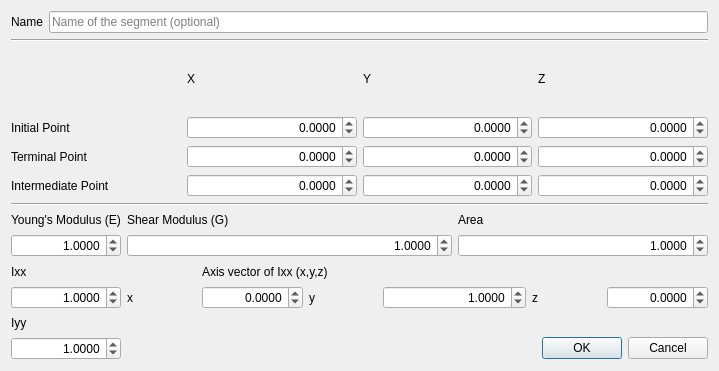
<?xml version="1.0" encoding="UTF-8"?>
<ui version="4.0">
 <class>Dialog</class>
 <widget class="QDialog" name="Dialog">
  <property name="geometry">
   <rect>
    <x>0</x>
    <y>0</y>
    <width>719</width>
    <height>371</height>
   </rect>
  </property>
  <property name="windowTitle">
   <string>Dialog</string>
  </property>
  <layout class="QGridLayout" name="gridLayout_3">
   <item row="0" column="0">
    <widget class="QLabel" name="label_14">
     <property name="text">
      <string>Name</string>
     </property>
    </widget>
   </item>
   <item row="0" column="1">
    <widget class="QLineEdit" name="lineEdit">
     <property name="placeholderText">
      <string>Name of the segment (optional)</string>
     </property>
    </widget>
   </item>
   <item row="1" column="0" colspan="2">
    <widget class="Line" name="line">
     <property name="orientation">
      <enum>Qt::Horizontal</enum>
     </property>
    </widget>
   </item>
   <item row="2" column="0" colspan="2">
    <layout class="QGridLayout" name="gridLayout">
     <item row="0" column="1">
      <widget class="QLabel" name="label_13">
       <property name="text">
        <string>X</string>
       </property>
      </widget>
     </item>
     <item row="0" column="2">
      <widget class="QLabel" name="label_11">
       <property name="text">
        <string>Y</string>
       </property>
      </widget>
     </item>
     <item row="0" column="3">
      <widget class="QLabel" name="label_12">
       <property name="text">
        <string>Z</string>
       </property>
      </widget>
     </item>
     <item row="1" column="0">
      <widget class="QLabel" name="label_2">
       <property name="text">
        <string>Initial Point</string>
       </property>
      </widget>
     </item>
     <item row="1" column="1">
      <widget class="QDoubleSpinBox" name="p1x">
       <property name="statusTip">
        <string extracomment="x"/>
       </property>
       <property name="whatsThis">
        <string extracomment="x"/>
       </property>
       <property name="accessibleName">
        <string extracomment="x"/>
       </property>
       <property name="alignment">
        <set>Qt::AlignRight|Qt::AlignTrailing|Qt::AlignVCenter</set>
       </property>
       <property name="decimals">
        <number>4</number>
       </property>
       <property name="minimum">
        <double>-1000000.000000000000000</double>
       </property>
       <property name="maximum">
        <double>1000000.000000000000000</double>
       </property>
       <property name="singleStep">
        <double>1.000000000000000</double>
       </property>
      </widget>
     </item>
     <item row="1" column="2">
      <widget class="QDoubleSpinBox" name="p1y">
       <property name="alignment">
        <set>Qt::AlignRight|Qt::AlignTrailing|Qt::AlignVCenter</set>
       </property>
       <property name="decimals">
        <number>4</number>
       </property>
       <property name="minimum">
        <double>-1000000.000000000000000</double>
       </property>
       <property name="maximum">
        <double>1000000.000000000000000</double>
       </property>
       <property name="singleStep">
        <double>1.000000000000000</double>
       </property>
      </widget>
     </item>
     <item row="1" column="3">
      <widget class="QDoubleSpinBox" name="p1z">
       <property name="alignment">
        <set>Qt::AlignRight|Qt::AlignTrailing|Qt::AlignVCenter</set>
       </property>
       <property name="decimals">
        <number>4</number>
       </property>
       <property name="minimum">
        <double>-1000000.000000000000000</double>
       </property>
       <property name="maximum">
        <double>1000000.000000000000000</double>
       </property>
       <property name="singleStep">
        <double>1.000000000000000</double>
       </property>
      </widget>
     </item>
     <item row="2" column="0">
      <widget class="QLabel" name="label_3">
       <property name="text">
        <string>Terminal Point</string>
       </property>
      </widget>
     </item>
     <item row="2" column="1">
      <widget class="QDoubleSpinBox" name="p2x">
       <property name="alignment">
        <set>Qt::AlignRight|Qt::AlignTrailing|Qt::AlignVCenter</set>
       </property>
       <property name="decimals">
        <number>4</number>
       </property>
       <property name="minimum">
        <double>-1000000.000000000000000</double>
       </property>
       <property name="maximum">
        <double>1000000.000000000000000</double>
       </property>
       <property name="singleStep">
        <double>1.000000000000000</double>
       </property>
      </widget>
     </item>
     <item row="2" column="2">
      <widget class="QDoubleSpinBox" name="p2y">
       <property name="alignment">
        <set>Qt::AlignRight|Qt::AlignTrailing|Qt::AlignVCenter</set>
       </property>
       <property name="decimals">
        <number>4</number>
       </property>
       <property name="minimum">
        <double>-1000000.000000000000000</double>
       </property>
       <property name="maximum">
        <double>1000000.000000000000000</double>
       </property>
       <property name="singleStep">
        <double>1.000000000000000</double>
       </property>
      </widget>
     </item>
     <item row="2" column="3">
      <widget class="QDoubleSpinBox" name="p2z">
       <property name="alignment">
        <set>Qt::AlignRight|Qt::AlignTrailing|Qt::AlignVCenter</set>
       </property>
       <property name="decimals">
        <number>4</number>
       </property>
       <property name="minimum">
        <double>-1000000.000000000000000</double>
       </property>
       <property name="maximum">
        <double>1000000.000000000000000</double>
       </property>
       <property name="singleStep">
        <double>1.000000000000000</double>
       </property>
      </widget>
     </item>
     <item row="3" column="0">
      <widget class="QLabel" name="label_4">
       <property name="text">
        <string>Intermediate Point</string>
       </property>
      </widget>
     </item>
     <item row="3" column="1">
      <widget class="QDoubleSpinBox" name="p3x">
       <property name="alignment">
        <set>Qt::AlignRight|Qt::AlignTrailing|Qt::AlignVCenter</set>
       </property>
       <property name="decimals">
        <number>4</number>
       </property>
       <property name="minimum">
        <double>-1000000.000000000000000</double>
       </property>
       <property name="maximum">
        <double>1000000.000000000000000</double>
       </property>
       <property name="singleStep">
        <double>1.000000000000000</double>
       </property>
      </widget>
     </item>
     <item row="3" column="2">
      <widget class="QDoubleSpinBox" name="p3y">
       <property name="alignment">
        <set>Qt::AlignRight|Qt::AlignTrailing|Qt::AlignVCenter</set>
       </property>
       <property name="decimals">
        <number>4</number>
       </property>
       <property name="minimum">
        <double>-1000000.000000000000000</double>
       </property>
       <property name="maximum">
        <double>1000000.000000000000000</double>
       </property>
       <property name="singleStep">
        <double>1.000000000000000</double>
       </property>
      </widget>
     </item>
     <item row="3" column="3">
      <widget class="QDoubleSpinBox" name="p3z">
       <property name="alignment">
        <set>Qt::AlignRight|Qt::AlignTrailing|Qt::AlignVCenter</set>
       </property>
       <property name="decimals">
        <number>4</number>
       </property>
       <property name="minimum">
        <double>-1000000.000000000000000</double>
       </property>
       <property name="maximum">
        <double>1000000.000000000000000</double>
       </property>
       <property name="singleStep">
        <double>1.000000000000000</double>
       </property>
      </widget>
     </item>
    </layout>
   </item>
   <item row="3" column="0" colspan="2">
    <widget class="Line" name="line_2">
     <property name="orientation">
      <enum>Qt::Horizontal</enum>
     </property>
    </widget>
   </item>
   <item row="4" column="0" colspan="2">
    <layout class="QGridLayout" name="gridLayout_2">
     <item row="0" column="0">
      <widget class="QLabel" name="label">
       <property name="text">
        <string>Young's Modulus (E)</string>
       </property>
      </widget>
     </item>
     <item row="0" column="1" colspan="3">
      <widget class="QLabel" name="label_5">
       <property name="text">
        <string>Shear Modulus (G)</string>
       </property>
      </widget>
     </item>
     <item row="0" column="5" colspan="3">
      <widget class="QLabel" name="label_6">
       <property name="text">
        <string>Area</string>
       </property>
      </widget>
     </item>
     <item row="1" column="0">
      <widget class="QDoubleSpinBox" name="youngsModulus">
       <property name="alignment">
        <set>Qt::AlignRight|Qt::AlignTrailing|Qt::AlignVCenter</set>
       </property>
       <property name="decimals">
        <number>4</number>
       </property>
       <property name="minimum">
        <double>-1000000.000000000000000</double>
       </property>
       <property name="maximum">
        <double>1000000.000000000000000</double>
       </property>
       <property name="singleStep">
        <double>1.000000000000000</double>
       </property>
       <property name="value">
        <double>1.000000000000000</double>
       </property>
      </widget>
     </item>
     <item row="1" column="1" colspan="4">
      <widget class="QDoubleSpinBox" name="ShearModulus">
       <property name="alignment">
        <set>Qt::AlignRight|Qt::AlignTrailing|Qt::AlignVCenter</set>
       </property>
       <property name="decimals">
        <number>4</number>
       </property>
       <property name="minimum">
        <double>-1000000.000000000000000</double>
       </property>
       <property name="maximum">
        <double>1000000.000000000000000</double>
       </property>
       <property name="singleStep">
        <double>1.000000000000000</double>
       </property>
       <property name="value">
        <double>1.000000000000000</double>
       </property>
      </widget>
     </item>
     <item row="1" column="5" colspan="3">
      <widget class="QDoubleSpinBox" name="area">
       <property name="alignment">
        <set>Qt::AlignRight|Qt::AlignTrailing|Qt::AlignVCenter</set>
       </property>
       <property name="decimals">
        <number>4</number>
       </property>
       <property name="minimum">
        <double>-1000000.000000000000000</double>
       </property>
       <property name="maximum">
        <double>1000000.000000000000000</double>
       </property>
       <property name="singleStep">
        <double>1.000000000000000</double>
       </property>
       <property name="value">
        <double>1.000000000000000</double>
       </property>
      </widget>
     </item>
     <item row="2" column="0">
      <widget class="QLabel" name="label_9">
       <property name="text">
        <string>Ixx</string>
       </property>
      </widget>
     </item>
     <item row="2" column="2" colspan="3">
      <widget class="QLabel" name="label_7">
       <property name="text">
        <string>Axis vector of Ixx (x,y,z)</string>
       </property>
      </widget>
     </item>
     <item row="3" column="0">
      <widget class="QDoubleSpinBox" name="Ixx">
       <property name="alignment">
        <set>Qt::AlignRight|Qt::AlignTrailing|Qt::AlignVCenter</set>
       </property>
       <property name="decimals">
        <number>4</number>
       </property>
       <property name="minimum">
        <double>-1000000.000000000000000</double>
       </property>
       <property name="maximum">
        <double>1000000.000000000000000</double>
       </property>
       <property name="singleStep">
        <double>1.000000000000000</double>
       </property>
       <property name="value">
        <double>1.000000000000000</double>
       </property>
      </widget>
     </item>
     <item row="3" column="1">
      <widget class="QLabel" name="label_17">
       <property name="text">
        <string>x</string>
       </property>
      </widget>
     </item>
     <item row="3" column="2">
      <widget class="QDoubleSpinBox" name="av1">
       <property name="alignment">
        <set>Qt::AlignRight|Qt::AlignTrailing|Qt::AlignVCenter</set>
       </property>
       <property name="decimals">
        <number>4</number>
       </property>
       <property name="minimum">
        <double>-1000000.000000000000000</double>
       </property>
       <property name="maximum">
        <double>1000000.000000000000000</double>
       </property>
       <property name="singleStep">
        <double>1.000000000000000</double>
       </property>
      </widget>
     </item>
     <item row="3" column="3">
      <widget class="QLabel" name="label_15">
       <property name="text">
        <string>y</string>
       </property>
      </widget>
     </item>
     <item row="3" column="4" colspan="2">
      <widget class="QDoubleSpinBox" name="av2">
       <property name="alignment">
        <set>Qt::AlignRight|Qt::AlignTrailing|Qt::AlignVCenter</set>
       </property>
       <property name="decimals">
        <number>4</number>
       </property>
       <property name="minimum">
        <double>-1000000.000000000000000</double>
       </property>
       <property name="maximum">
        <double>1000000.000000000000000</double>
       </property>
       <property name="singleStep">
        <double>1.000000000000000</double>
       </property>
       <property name="value">
        <double>1.000000000000000</double>
       </property>
      </widget>
     </item>
     <item row="3" column="6">
      <widget class="QLabel" name="label_16">
       <property name="text">
        <string>z</string>
       </property>
      </widget>
     </item>
     <item row="3" column="7">
      <widget class="QDoubleSpinBox" name="av3">
       <property name="alignment">
        <set>Qt::AlignRight|Qt::AlignTrailing|Qt::AlignVCenter</set>
       </property>
       <property name="decimals">
        <number>4</number>
       </property>
       <property name="minimum">
        <double>-1000000.000000000000000</double>
       </property>
       <property name="maximum">
        <double>1000000.000000000000000</double>
       </property>
       <property name="singleStep">
        <double>1.000000000000000</double>
       </property>
      </widget>
     </item>
     <item row="4" column="0">
      <widget class="QLabel" name="label_10">
       <property name="text">
        <string>Iyy</string>
       </property>
      </widget>
     </item>
     <item row="5" column="0">
      <widget class="QDoubleSpinBox" name="Iyy">
       <property name="alignment">
        <set>Qt::AlignRight|Qt::AlignTrailing|Qt::AlignVCenter</set>
       </property>
       <property name="decimals">
        <number>4</number>
       </property>
       <property name="minimum">
        <double>-1000000.000000000000000</double>
       </property>
       <property name="maximum">
        <double>1000000.000000000000000</double>
       </property>
       <property name="singleStep">
        <double>1.000000000000000</double>
       </property>
       <property name="value">
        <double>1.000000000000000</double>
       </property>
      </widget>
     </item>
     <item row="5" column="5" colspan="3">
      <widget class="QDialogButtonBox" name="buttonBox">
       <property name="orientation">
        <enum>Qt::Horizontal</enum>
       </property>
       <property name="standardButtons">
        <set>QDialogButtonBox::Cancel|QDialogButtonBox::Ok</set>
       </property>
      </widget>
     </item>
    </layout>
   </item>
  </layout>
 </widget>
 <resources/>
 <connections>
  <connection>
   <sender>buttonBox</sender>
   <signal>accepted()</signal>
   <receiver>Dialog</receiver>
   <slot>accept()</slot>
   <hints>
    <hint type="sourcelabel">
     <x>248</x>
     <y>254</y>
    </hint>
    <hint type="destinationlabel">
     <x>157</x>
     <y>274</y>
    </hint>
   </hints>
  </connection>
  <connection>
   <sender>buttonBox</sender>
   <signal>rejected()</signal>
   <receiver>Dialog</receiver>
   <slot>reject()</slot>
   <hints>
    <hint type="sourcelabel">
     <x>316</x>
     <y>260</y>
    </hint>
    <hint type="destinationlabel">
     <x>286</x>
     <y>274</y>
    </hint>
   </hints>
  </connection>
 </connections>
</ui>
